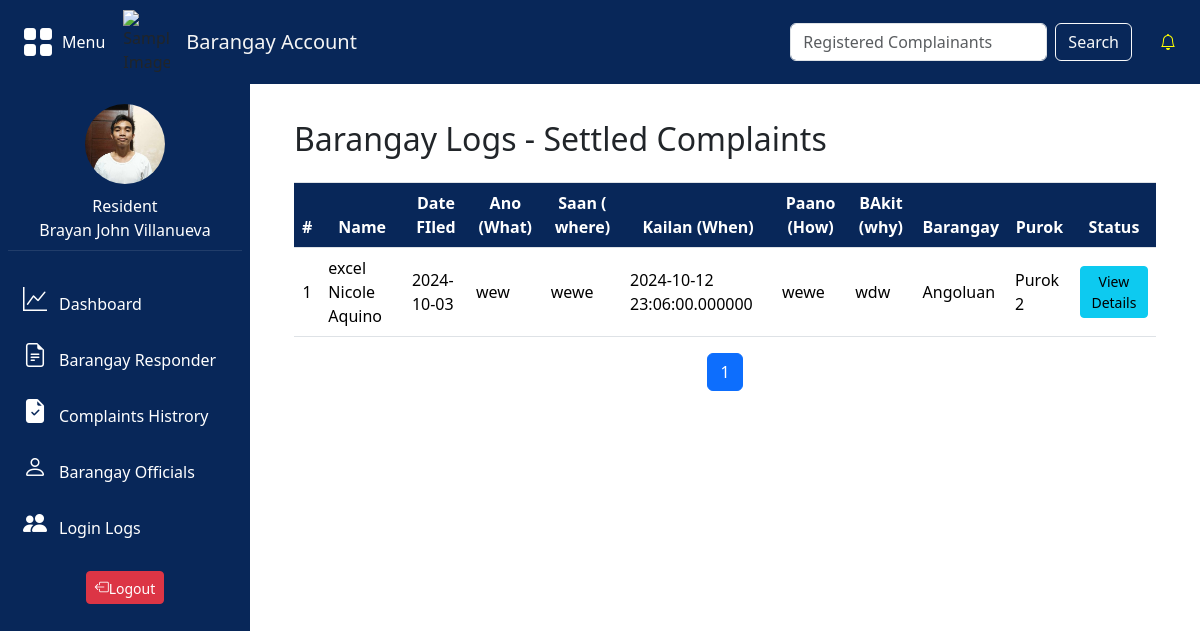
/barangay/barangaylogs.php (signed in), run on the app's committed database.
### tables this page shows
CREATE TABLE `tbl_complaints` (
  `complaints_id` int(15) NOT NULL,
  `complaint_name` varchar(255) NOT NULL,
  `complaints_person` varchar(15) NOT NULL,
  `status` varchar(20) NOT NULL DEFAULT '''Inprogress''',
  `complaints` text NOT NULL,
  `responds` enum('barangay','pnp') NOT NULL,
  `date_filed` date NOT NULL,
  `category_id` int(1) NOT NULL,
  `barangays_id` int(10) NOT NULL,
  `image_id` int(10) NOT NULL,
  `info_id` int(11) NOT NULL,
  `user_id` int(11) NOT NULL,
  `ano` varchar(255) DEFAULT NULL,
  `saan` varchar(255) DEFAULT NULL,
  `kailan` datetime(6) DEFAULT NULL,
  `paano` text DEFAULT NULL,
  `bakit` text DEFAULT NULL
);

CREATE TABLE `tbl_users_barangay` (
  `barangays_id` int(11) NOT NULL,
  `barangay_name` varchar(255) NOT NULL
);

CREATE TABLE `tbl_users` (
  `user_id` int(15) NOT NULL,
  `first_name` varchar(255) NOT NULL,
  `middle_name` varchar(255) NOT NULL,
  `last_name` varchar(255) NOT NULL,
  `extension_name` varchar(255) DEFAULT NULL,
  `gender` varchar(255) NOT NULL,
  `age` int(255) NOT NULL,
  `birth_date` date NOT NULL,
  `selfie_path` varchar(255) NOT NULL,
  `image_type` enum('ID') NOT NULL,
  `image_path` varchar(255) NOT NULL,
  `date_uploaded` datetime(6) NOT NULL,
  `cp_number` varchar(255) NOT NULL,
  `password` varchar(255) NOT NULL,
  `accountType` enum('Resident','Barangay Official','PNP Officer') NOT NULL,
  `barangays_id` int(11) DEFAULT NULL,
  `place_of_birth` varchar(255) NOT NULL,
  `purok` varchar(255) NOT NULL,
  `civil_status` enum('Single','Married','Separated','Live-in','Divorced','Widowed') NOT NULL,
  `educational_background` enum('No Formal Education','Elementary','Highschool','College','Post Graduate') NOT NULL,
  `nationality` varchar(255) NOT NULL,
  `pic_data` varchar(255) NOT NULL,
  `security_question` varchar(255) NOT NULL,
  `security_answer` varchar(255) NOT NULL,
  `login_attempts` int(11) DEFAULT 0,
  `lockout_time` datetime DEFAULT NULL
);

### barangay/barangaylogs.php (the view, shortened to what this page needs)
<?php
$results_per_page = 10;
$page = isset($_GET['page']) && is_numeric($_GET['page']) && $_GET['page'] > 0 ? (int)$_GET['page'] : 1;
$start_from = ($page - 1) * $results_per_page;
?>
<!DOCTYPE html>
<html lang="en">
<head>
    <link href="https://cdnjs.cloudflare.com/ajax/libs/bootstrap-icons/1.8.1/font/bootstrap-icons.min.css" rel="stylesheet">
    <link href="https://cdn.jsdelivr.net/npm/bootstrap@5.3.3/dist/css/bootstrap.min.css" rel="stylesheet">
    <link rel="stylesheet" type="text/css" href="../styles/style.css">
</head>
<body>
<?php
include '../includes/navbar.php';
include '../includes/sidebar.php';
?>
    <div class="content">
        <div class="container">
            <h2 class="mt-3 mb-4">Barangay Logs - Settled Complaints</h2>
            <table class="table table-bordered table-hover">
            <thead>
                        <tr>
                            <th>#</th>
                            <th>Name</th>
                            <th>Date FIled</th>
                            <th>Ano (What)</th>
                            <th>Saan ( where)</th>
                            <th>Kailan (When)</th>
                            <th>Paano (How)</th>
                            <th>BAkit (why)</th>
                            <th>Barangay</th>
                            <th>Purok</th>
                            <th>Status</th>
                        </tr>
                    </thead>
                    <tbody>
                    <?php
try {
    $barangay_name = $_SESSION['barangay_name'] ?? '';
    $search_query = isset($_GET['search']) ? '%' . $_GET['search'] . '%' : '%';
    $stmt = $pdo->prepare("
    SELECT c.*, b.barangay_name,
               cc.complaints_category,
               u.cp_number,
               u.gender,
               u.place_of_birth,
               u.age,
                u.nationality,
                u.educational_background,
               u.civil_status, e.evidence_path,
               u.purok
    FROM tbl_complaints c
    JOIN tbl_users_barangay b ON c.barangays_id = b.barangays_id
    JOIN tbl_complaintcategories cc ON c.category_id = cc.category_id
              JOIN tbl_users u ON c.user_id = u.user_id
    LEFT JOIN tbl_evidence e ON c.complaints_id = e.complaints_id
    WHERE (c.status IN ('settled_in_barangay', 'rejected')) AND b.barangay_name = ?
    AND (c.complaint_name LIKE ? OR c.complaints LIKE ? OR cc.complaints_category LIKE ? OR u.gender LIKE ? OR u.place_of_birth LIKE ? OR u.educational_background LIKE ? OR u.civil_status LIKE ?)
    ORDER BY c.date_filed ASC
    LIMIT ?, ?
    ");
    $stmt->bindParam(1, $barangay_name, PDO::PARAM_STR);
    $stmt->bindParam(2, $search_query, PDO::PARAM_STR);
    $stmt->bindParam(3, $search_query, PDO::PARAM_STR);
    $stmt->bindParam(4, $search_query, PDO::PARAM_STR);
    $stmt->bindParam(5, $search_query, PDO::PARAM_STR);
    $stmt->bindParam(6, $search_query, PDO::PARAM_STR);
    $stmt->bindParam(7, $search_query, PDO::PARAM_STR);
    $stmt->bindParam(8, $search_query, PDO::PARAM_STR);
    $stmt->bindParam(9, $start_from, PDO::PARAM_INT);
    $stmt->bindParam(10, $results_per_page, PDO::PARAM_INT);
    $stmt->execute();
    if ($stmt->rowCount() == 0) {
        echo "<tr><td colspan='4'>No complaints found.</td></tr>";
    } else {
        $rowNumber = $start_from + 1;
        while ($row = $stmt->fetch(PDO::FETCH_ASSOC)) {
            $complaint_name = htmlspecialchars($row['complaint_name']);
            $date_filed = htmlspecialchars($row['date_filed']);
            $ano = htmlspecialchars($row['ano']);
            $saan = htmlspecialchars($row['saan']);
            $kailan = htmlspecialchars($row['kailan']);
            $paano = htmlspecialchars($row['paano']);
            $bakit = htmlspecialchars($row['bakit']);
            $barangay_name = htmlspecialchars($row['barangay_name']);
            $purok = htmlspecialchars($row['purok']);
            echo "<tr>
            <td style='text-align: center; vertical-align: middle;'>{$rowNumber}</td>
            <td style='text-align: left; vertical-align: middle;'>{$complaint_name}</td>
               <td style='text-align: left; vertical-align: middle;'>{$date_filed}</td>
                <td style='text-align: left; vertical-align: middle;'>{$ano}</td>
                 <td style='text-align: left; vertical-align: middle;'>{$saan}</td>
                  <td style='text-align: left; vertical-align: middle;'>{$kailan}</td>
                   <td style='text-align: left; vertical-align: middle;'>{$paano}</td>
                    <td style='text-align: left; vertical-align: middle;'>{$bakit}</td>
            <td style='text-align: left; vertical-align: middle;'>{$barangay_name}</td>
               <td style='text-align: left; vertical-align: middle;'>{$purok}</td>
            <td style='text-align: center; vertical-align: middle;'>
                <button type='button' class='btn btn-sm btn-info' onclick='loadComplaintDetails({$row['complaints_id']})'>View Details</button>
            </td>
        </tr>";
            $rowNumber++;
        }
    }
} catch (PDOException $e) {
    echo "Error: " . $e->getMessage();
}
$stmt = $pdo->prepare("SELECT COUNT(*) AS total FROM tbl_complaints c JOIN tbl_users_barangay b ON c.barangays_id = b.barangays_id WHERE c.status = 'settled_in_barangay' AND b.barangay_name = ?");
$stmt->execute([$barangay_name]);
$total_results = $stmt->fetchColumn();
$total_pages = ceil($total_results / $results_per_page);
?>
                    </tbody>
                </table>
            </div>
            <nav>
        <ul class="pagination justify-content-center">
            <?php for ($i = 1; $i <= $total_pages; $i++): ?>
                <li class="page-item <?= ($i == $page) ? 'active' : ''; ?>">
                    <a class="page-link" href="?page=<?= $i; ?>&search=<?= htmlspecialchars($search_query); ?>"><?= $i; ?></a>
                </li>
            <?php endfor; ?>
        </ul>
    </nav>
        </div>
    </div>
</body>
</html>

### styles/style.css (style rules this page uses)
.content { margin-left: 250px; transition: margin-left 0.3s ease; padding: 20px; width: 80%; }
table, th, td { border: none; }
table { border-collapse: collapse; width: 100%; }

### barangay/barangaylogs.php (style rules this page uses)
table, th, td { border: none; }
table { border-collapse: collapse; width: 100%; }
.table thead th { background-color: #082759; color: #ffffff; text-align: center; }

### data on the page
tbl_complaints: complaint_name "excel Nicole Aquino", date_filed "2024-10-03", ano "wew", saan "wewe", kailan "2024-10-12 23:06:00.000000", paano "wewe", bakit "wdw", barangays.barangay_name "Angoluan", user.purok "Purok 2"

### other printed values
$_SESSION['accountType'] "Resident"
$firstName "Brayan John"
$middleName "Villanueva"
